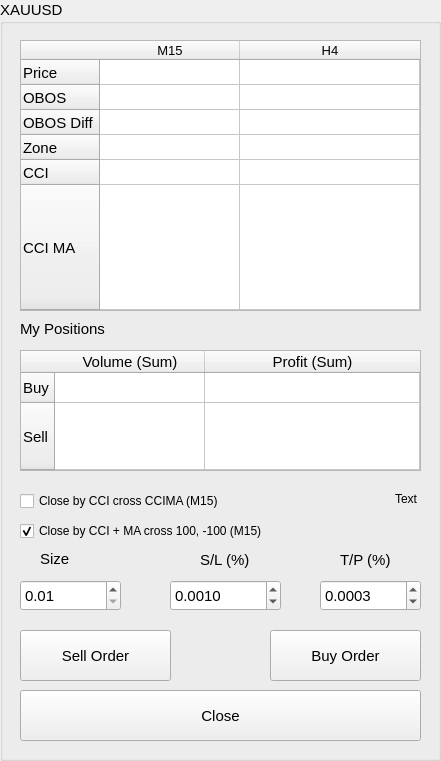
   <widget class="QGroupBox" name="groupBox">
    <property name="geometry">
     <rect>
      <x>20</x>
      <y>10</y>
      <width>441</width>
      <height>761</height>
     </rect>
    </property>
    <property name="font">
     <font>
      <family>Arial</family>
      <pointsize>11</pointsize>
      <weight>50</weight>
      <bold>false</bold>
     </font>
    </property>
    <property name="title">
     <string>XAUUSD</string>
    </property>
    <widget class="QPushButton" name="btnBuyXAUUSD">
     <property name="geometry">
      <rect>
       <x>270</x>
       <y>630</y>
       <width>151</width>
       <height>51</height>
      </rect>
     </property>
     <property name="font">
      <font>
       <family>Arial</family>
       <pointsize>11</pointsize>
       <weight>50</weight>
       <bold>false</bold>
      </font>
     </property>
     <property name="text">
      <string>Buy Order</string>
     </property>
    </widget>
    <widget class="QPushButton" name="btnSellXAUUSD">
     <property name="geometry">
      <rect>
       <x>20</x>
       <y>630</y>
       <width>151</width>
       <height>51</height>
      </rect>
     </property>
     <property name="font">
      <font>
       <family>Arial</family>
       <pointsize>11</pointsize>
       <weight>50</weight>
       <bold>false</bold>
      </font>
     </property>
     <property name="text">
      <string>Sell Order</string>
     </property>
    </widget>
    <widget class="QCheckBox" name="cbCloseCCI_XAUUSD">
     <property name="geometry">
      <rect>
       <x>20</x>
       <y>520</y>
       <width>401</width>
       <height>22</height>
      </rect>
     </property>
     <property name="font">
      <font>
       <family>Arial</family>
       <pointsize>9</pointsize>
       <weight>50</weight>
       <bold>false</bold>
      </font>
     </property>
     <property name="text">
      <string>Close by CCI + MA cross 100, -100 (M15)</string>
     </property>
     <property name="checked">
      <bool>true</bool>
     </property>
    </widget>
    <widget class="QCheckBox" name="cbCloseCCIMA_XAUUSD">
     <property name="geometry">
      <rect>
       <x>20</x>
       <y>490</y>
       <width>331</width>
       <height>22</height>
      </rect>
     </property>
     <property name="font">
      <font>
       <family>Arial</family>
       <pointsize>9</pointsize>
       <weight>50</weight>
       <bold>false</bold>
      </font>
     </property>
     <property name="text">
      <string>Close by CCI cross CCIMA (M15)</string>
     </property>
     <property name="checked">
      <bool>false</bool>
     </property>
    </widget>
    <widget class="QPushButton" name="btnCloseXAUUSD">
     <property name="geometry">
      <rect>
       <x>20</x>
       <y>690</y>
       <width>401</width>
       <height>51</height>
      </rect>
     </property>
     <property name="font">
      <font>
       <family>Arial</family>
       <pointsize>11</pointsize>
       <weight>50</weight>
       <bold>false</bold>
      </font>
     </property>
     <property name="text">
      <string>Close</string>
     </property>
    </widget>
    <widget class="QLabel" name="label_4">
     <property name="geometry">
      <rect>
       <x>40</x>
       <y>550</y>
       <width>51</width>
       <height>18</height>
      </rect>
     </property>
     <property name="font">
      <font>
       <family>Arial</family>
       <pointsize>11</pointsize>
       <weight>50</weight>
       <bold>false</bold>
      </font>
     </property>
     <property name="text">
      <string>Size</string>
     </property>
    </widget>
    <widget class="QLabel" name="label_7">
     <property name="geometry">
      <rect>
       <x>20</x>
       <y>320</y>
       <width>141</width>
       <height>18</height>
      </rect>
     </property>
     <property name="font">
      <font>
       <family>Arial</family>
       <pointsize>11</pointsize>
       <weight>50</weight>
       <bold>false</bold>
      </font>
     </property>
     <property name="text">
      <string>My Positions</string>
     </property>
    </widget>
    <widget class="QTableWidget" name="tbStatusXAUUSD">
     <property name="enabled">
      <bool>true</bool>
     </property>
     <property name="geometry">
      <rect>
       <x>20</x>
       <y>40</y>
       <width>401</width>
       <height>271</height>
      </rect>
     </property>
     <property name="font">
      <font>
       <family>Arial</family>
       <pointsize>11</pointsize>
       <weight>50</weight>
       <bold>false</bold>
      </font>
     </property>
     <property name="cursor" stdset="0">
      <cursorShape>ArrowCursor</cursorShape>
     </property>
     <property name="autoFillBackground">
      <bool>false</bool>
     </property>
     <property name="editTriggers">
      <set>QAbstractItemView::NoEditTriggers</set>
     </property>
     <property name="selectionMode">
      <enum>QAbstractItemView::NoSelection</enum>
     </property>
     <property name="showGrid">
      <bool>true</bool>
     </property>
     <property name="rowCount">
      <number>6</number>
     </property>
     <property name="columnCount">
      <number>2</number>
     </property>
     <attribute name="horizontalHeaderCascadingSectionResizes">
      <bool>false</bool>
     </attribute>
     <attribute name="horizontalHeaderDefaultSectionSize">
      <number>140</number>
     </attribute>
     <attribute name="horizontalHeaderMinimumSectionSize">
      <number>45</number>
     </attribute>
     <attribute name="horizontalHeaderStretchLastSection">
      <bool>true</bool>
     </attribute>
     <attribute name="verticalHeaderCascadingSectionResizes">
      <bool>false</bool>
     </attribute>
     <attribute name="verticalHeaderDefaultSectionSize">
      <number>25</number>
     </attribute>
     <attribute name="verticalHeaderMinimumSectionSize">
      <number>25</number>
     </attribute>
     <attribute name="verticalHeaderStretchLastSection">
      <bool>true</bool>
     </attribute>
     <row>
      <property name="text">
       <string>Price</string>
      </property>
     </row>
     <row>
      <property name="text">
       <string>OBOS</string>
      </property>
     </row>
     <row>
      <property name="text">
       <string>OBOS Diff</string>
      </property>
     </row>
     <row>
      <property name="text">
       <string>Zone</string>
      </property>
     </row>
     <row>
      <property name="text">
       <string>CCI</string>
      </property>
     </row>
     <row>
      <property name="text">
       <string>CCI MA</string>
      </property>
     </row>
     <column>
      <property name="text">
       <string>M15</string>
      </property>
      <property name="font">
       <font>
        <family>Arial</family>
        <pointsize>10</pointsize>
       </font>
      </property>
     </column>
     <column>
      <property name="text">
       <string>H4</string>
      </property>
      <property name="font">
       <font>
        <family>Arial</family>
        <pointsize>10</pointsize>
       </font>
      </property>
     </column>
     <item row="0" column="0">
      <property name="text">
       <string/>
      </property>
      <property name="font">
       <font>
        <family>Arial</family>
        <pointsize>10</pointsize>
       </font>
      </property>
     </item>
    </widget>
    <widget class="QDoubleSpinBox" name="sbSize_XAUUSD">
     <property name="geometry">
      <rect>
       <x>20</x>
       <y>580</y>
       <width>101</width>
       <height>31</height>
      </rect>
     </property>
     <property name="font">
      <font>
       <family>Arial</family>
       <pointsize>11</pointsize>
       <weight>50</weight>
       <bold>false</bold>
      </font>
     </property>
     <property name="minimum">
      <double>0.010000000000000</double>
     </property>
     <property name="singleStep">
      <double>0.010000000000000</double>
     </property>
    </widget>
    <widget class="QDoubleSpinBox" name="sbSL_XAUUSD">
     <property name="geometry">
      <rect>
       <x>170</x>
       <y>580</y>
       <width>111</width>
       <height>31</height>
      </rect>
     </property>
     <property name="font">
      <font>
       <family>Arial</family>
       <pointsize>11</pointsize>
       <weight>50</weight>
       <bold>false</bold>
      </font>
     </property>
     <property name="decimals">
      <number>4</number>
     </property>
     <property name="minimum">
      <double>0.000100000000000</double>
     </property>
     <property name="singleStep">
      <double>0.000100000000000</double>
     </property>
     <property name="value">
      <double>0.001000000000000</double>
     </property>
    </widget>
    <widget class="QLabel" name="label_17">
     <property name="geometry">
      <rect>
       <x>200</x>
       <y>550</y>
       <width>71</width>
       <height>20</height>
      </rect>
     </property>
     <property name="font">
      <font>
       <family>Arial</family>
       <pointsize>11</pointsize>
       <weight>50</weight>
       <bold>false</bold>
      </font>
     </property>
     <property name="text">
      <string>S/L (%)</string>
     </property>
    </widget>
    <widget class="QLabel" name="label_18">
     <property name="geometry">
      <rect>
       <x>340</x>
       <y>550</y>
       <width>81</width>
       <height>20</height>
      </rect>
     </property>
     <property name="font">
      <font>
       <family>Arial</family>
       <pointsize>11</pointsize>
       <weight>50</weight>
       <bold>false</bold>
      </font>
     </property>
     <property name="text">
      <string>T/P (%)</string>
     </property>
    </widget>
    <widget class="QDoubleSpinBox" name="sbTP_XAUUSD">
     <property name="geometry">
      <rect>
       <x>320</x>
       <y>580</y>
       <width>101</width>
       <height>31</height>
      </rect>
     </property>
     <property name="font">
      <font>
       <family>Arial</family>
       <pointsize>11</pointsize>
       <weight>50</weight>
       <bold>false</bold>
      </font>
     </property>
     <property name="decimals">
      <number>4</number>
     </property>
     <property name="minimum">
      <double>0.000100000000000</double>
     </property>
     <property name="singleStep">
      <double>0.000100000000000</double>
     </property>
     <property name="value">
      <double>0.000300000000000</double>
     </property>
    </widget>
    <widget class="QTableWidget" name="tbAccountXAUUSD">
     <property name="geometry">
      <rect>
       <x>20</x>
       <y>350</y>
       <width>401</width>
       <height>121</height>
      </rect>
     </property>
     <property name="font">
      <font>
       <family>Arial</family>
       <pointsize>11</pointsize>
       <weight>50</weight>
       <bold>false</bold>
      </font>
     </property>
     <property name="editTriggers">
      <set>QAbstractItemView::NoEditTriggers</set>
     </property>
     <property name="selectionMode">
      <enum>QAbstractItemView::NoSelection</enum>
     </property>
     <property name="rowCount">
      <number>2</number>
     </property>
     <property name="columnCount">
      <number>2</number>
     </property>
     <attribute name="horizontalHeaderCascadingSectionResizes">
      <bool>false</bool>
     </attribute>
     <attribute name="horizontalHeaderDefaultSectionSize">
      <number>150</number>
     </attribute>
     <attribute name="horizontalHeaderMinimumSectionSize">
      <number>150</number>
     </attribute>
     <attribute name="horizontalHeaderStretchLastSection">
      <bool>true</bool>
     </attribute>
     <attribute name="verticalHeaderDefaultSectionSize">
      <number>30</number>
     </attribute>
     <attribute name="verticalHeaderMinimumSectionSize">
      <number>30</number>
     </attribute>
     <attribute name="verticalHeaderStretchLastSection">
      <bool>true</bool>
     </attribute>
     <row>
      <property name="text">
       <string>Buy</string>
      </property>
     </row>
     <row>
      <property name="text">
       <string>Sell</string>
      </property>
     </row>
     <column>
      <property name="text">
       <string>Volume (Sum)</string>
      </property>
     </column>
     <column>
      <property name="text">
       <string>Profit (Sum)</string>
      </property>
     </column>
    </widget>
    <widget class="QLabel" name="labelCloseXAUUSD">
     <property name="geometry">
      <rect>
       <x>340</x>
       <y>490</y>
       <width>77</width>
       <height>18</height>
      </rect>
     </property>
     <property name="font">
      <font>
       <family>Arial</family>
       <pointsize>9</pointsize>
      </font>
     </property>
     <property name="text">
      <string>Text</string>
     </property>
     <property name="alignment">
      <set>Qt::AlignRight|Qt::AlignTrailing|Qt::AlignVCenter</set>
     </property>
    </widget>
   </widget>
